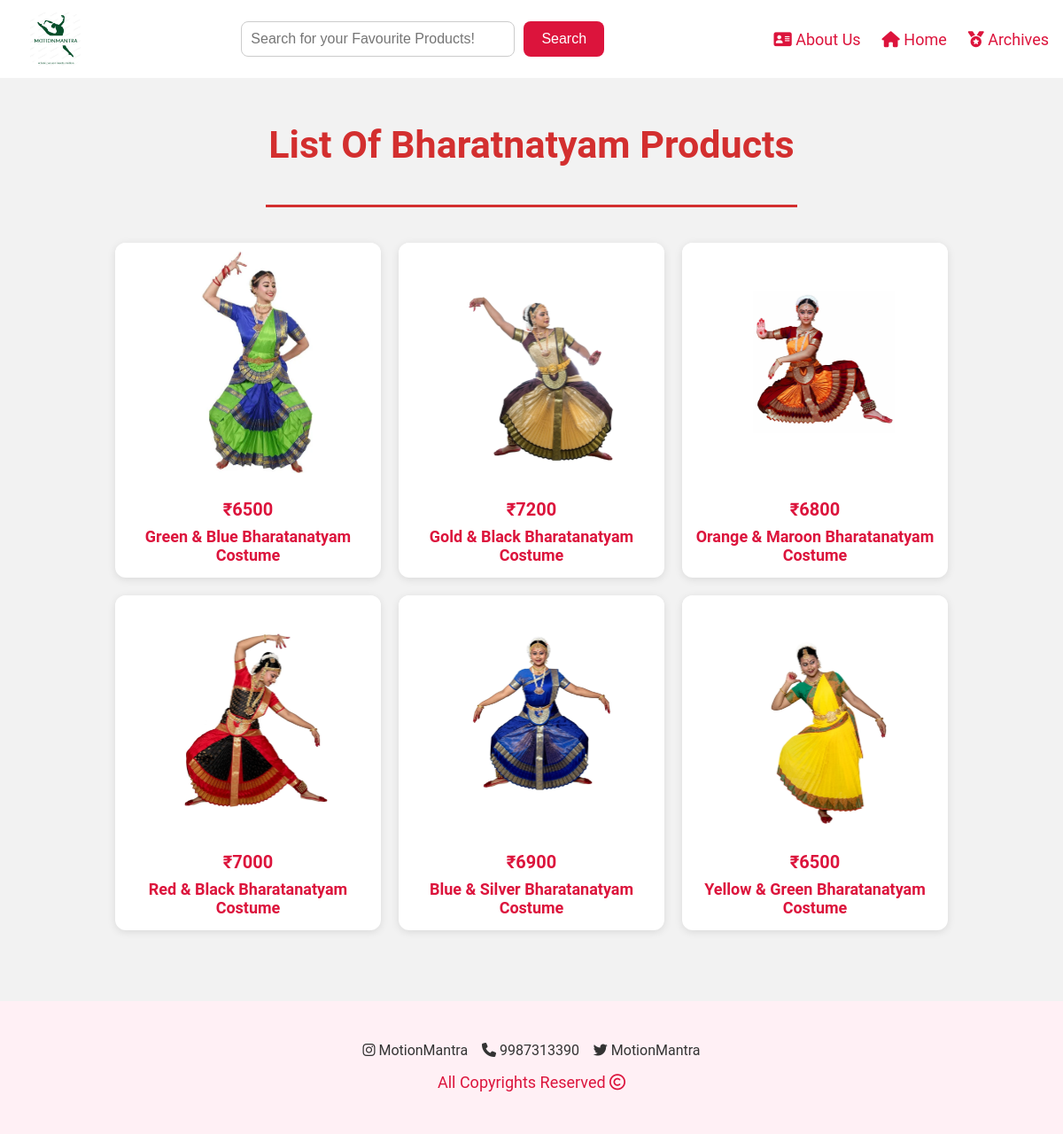
The app's page /Merchandise/bharatnatyam.php with its own data.
### tables this page shows
CREATE TABLE `products` (
  `Id` int(5) NOT NULL,
  `Name` varchar(50) NOT NULL,
  `Category` varchar(25) NOT NULL,
  `Price` varchar(20) NOT NULL,
  `image` varchar(75) NOT NULL,
  `Description_1` varchar(1200) DEFAULT NULL,
  `Description_2` varchar(1200) DEFAULT NULL,
  `Description_3` varchar(1200) DEFAULT NULL
);

### Merchandise/bharatnatyam.php (the view, shortened to what this page needs)
<?php
$servername = "localhost";
$username = "root";
$password = "";
$dbname = "merchandise";
$conn = new mysqli($servername, $username, $password, $dbname);
$result = $conn->query("SELECT * FROM products WHERE category='bharatnatyam'");
?>
<!DOCTYPE html>
<html lang="en">
<head>
</head>
<body>
    <header>
        <img id="logo" src="images/logo.png" alt="Logo">
        <form action="search.php">
            <input type="search" name="category_search" placeholder="Search for your Favourite Products!">
            <input type="submit" value="Search">
        </form>
        <nav>
            <a href="#about-us"><i class="fa-solid fa-address-card"></i> About Us</a>
            <a href="home.php"><i class="fa-solid fa-home"></i> Home</a>
            <a href="#archives"><i class="fa-solid fa-medal"></i> Archives</a>
        </nav>
    </header>
    <p id="RP">List Of Bharatnatyam Products</p>
    <hr>
    <div class="product-container">
        <?php
        while ($row = $result->fetch_assoc()) {
            echo "<div class='product-box'>";
            echo "<a href='product.php?id=" . $row['Id'] . "'>";
            echo "<img src='" . $row['image'] . "' alt='" . $row['Name'] . "'>";
            echo "<div class='product-info'>";
            echo "<div class='price'>₹" . $row['Price'] . "</div>";
            echo "<a href='product.php?id=" . $row['Id'] . "'>" . $row['Name'] . "</a>";
            echo "</div>";
            echo "</a>";
            echo "</div>";
        }
        ?>
    </div>
    <footer>
        <p>
            <i class="fa-brands fa-instagram"></i> MotionMantra &nbsp;&nbsp;
            <i class="fa-solid fa-phone"></i> 9987313390 &nbsp;&nbsp;
            <i class="fa-brands fa-twitter"></i> MotionMantra
        </p>
        <p id="copyright">All Copyrights Reserved <i class="fa-regular fa-copyright"></i></p>
    </footer>
</body>
</html>

### Merchandise/bharatnatyam.php (style rules this page uses)
body { font-family: 'Roboto', sans-serif; background-color: #f2f2f2; color: #333; margin: 0; padding: 0; }
header { height: 8%; width: 100%; background: #fff; padding: 14px; display: flex; align-items: center; justify-content: space-between; }
#logo { height: 60px; margin-left: 20px; border-radius: 20%; }
form { flex-grow: 1; display: flex; justify-content: center; }
input[type=search] { width: 40%; padding: 10px; font-size: 16px; border-radius: 8px; border: 1px solid #ccc; outline: none; }
input[type=submit] { background: crimson; color: white; padding: 10px 20px; border: none; cursor: pointer; border-radius: 8px; font-size: 16px; margin-left: 10px; }
nav { margin-right: 20px; }
nav a { color: crimson; font-size: 18px; text-decoration: none; margin: 0 10px; transition: all 0.3s; }
#RP { font-size: 43px; text-align: center; color: #d32f2f; font-weight: bold; margin-top: 50px; }
hr { border: none; height: 2.5px; background-color: #d32f2f; width: 50%; margin: auto; }
.product-container { display: flex; flex-wrap: wrap; justify-content: center; gap: 20px; padding: 40px; }
.product-box { width: 300px; background: white; border-radius: 12px; overflow: hidden; box-shadow: 0 2px 10px rgba(0, 0, 0, 0.1); transition: all 0.3s ease-in-out; text-align: center; }
.product-box img { width: 100%; height: 250px; object-fit: contain; padding: 10px; background: #fff; transition: transform 0.3s; }
.product-info { padding: 15px; font-size: 18px; color: crimson; }
.product-info .price { font-weight: bold; font-size: 20px; margin-bottom: 8px; }
.product-info a { text-decoration: none; color: crimson; font-weight: bold; transition: all 0.3s; }
footer { background: lavenderblush; padding: 30px; text-align: center; margin-top: 40px; }
#copyright { font-size: 18px; color: crimson; margin-top: 10px; }

### records on screen
products: image (picture), Price "6500", Name "Green & Blue Bharatanatyam Costume"
products: image (picture), Price "7200", Name "Gold & Black Bharatanatyam Costume"
products: image (picture), Price "6800", Name "Orange & Maroon Bharatanatyam Costume"
products: image (picture), Price "7000", Name "Red & Black Bharatanatyam Costume"
products: image (picture), Price "6900", Name "Blue & Silver Bharatanatyam Costume"
products: image (picture), Price "6500", Name "Yellow & Green Bharatanatyam Costume"
